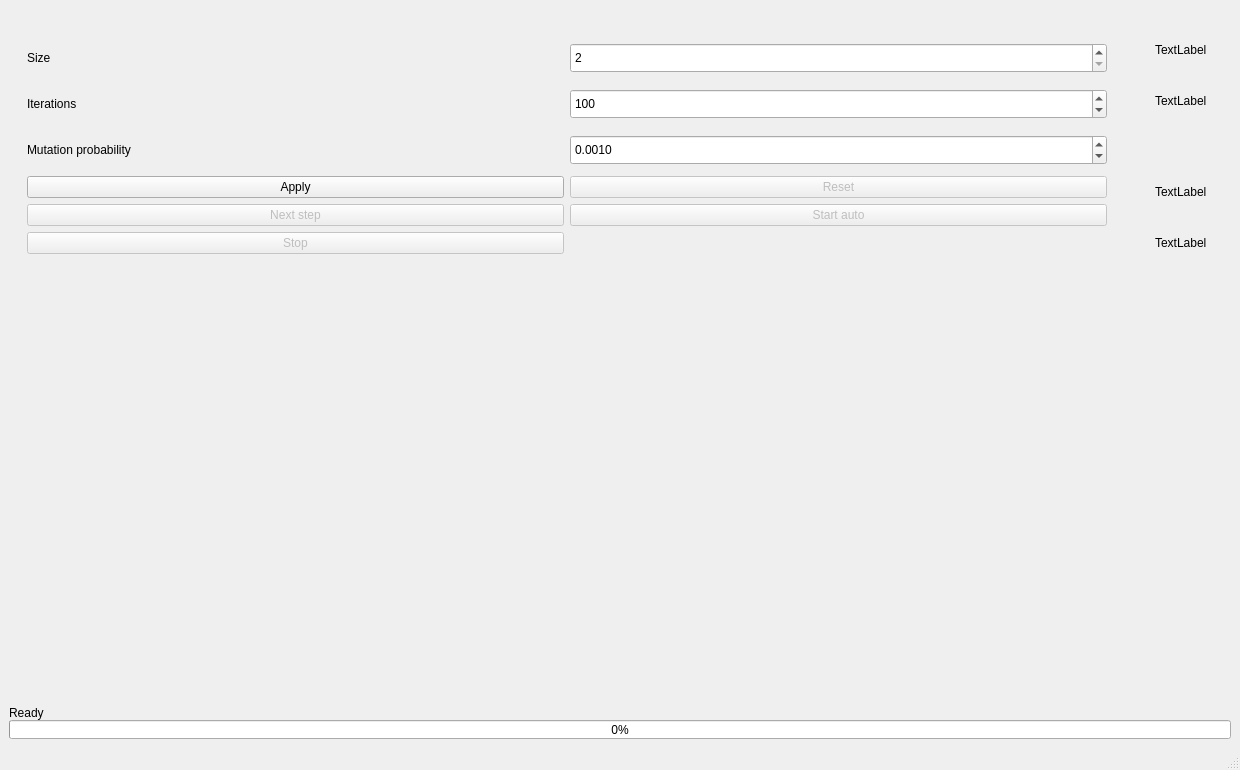
<?xml version="1.0" encoding="UTF-8"?>
<ui version="4.0">
 <class>MainWindow</class>
 <widget class="QMainWindow" name="MainWindow">
  <property name="geometry">
   <rect>
    <x>0</x>
    <y>0</y>
    <width>1240</width>
    <height>770</height>
   </rect>
  </property>
  <property name="windowTitle">
   <string>MainWindow</string>
  </property>
  <property name="tabShape">
   <enum>QTabWidget::Rounded</enum>
  </property>
  <widget class="QWidget" name="centralwidget">
   <property name="autoFillBackground">
    <bool>false</bool>
   </property>
   <layout class="QVBoxLayout" name="verticalLayout_3" stretch="40,60,0">
    <property name="spacing">
     <number>6</number>
    </property>
    <item>
     <layout class="QHBoxLayout" name="horizontalLayout">
      <item>
       <widget class="QWidget" name="widget_2" native="true">
        <layout class="QHBoxLayout" name="horizontalLayout_3">
         <item>
          <widget class="QWidget" name="widget_3" native="true">
           <layout class="QVBoxLayout" name="verticalLayout_2">
            <item>
             <layout class="QGridLayout" name="gridLayout" columnstretch="10,10" rowminimumheight="40,40,40,0,0,0">
              <item row="3" column="1">
               <widget class="QPushButton" name="reset_btn">
                <property name="enabled">
                 <bool>false</bool>
                </property>
                <property name="cursor">
                 <cursorShape>PointingHandCursor</cursorShape>
                </property>
                <property name="text">
                 <string>Reset</string>
                </property>
               </widget>
              </item>
              <item row="0" column="0">
               <widget class="QLabel" name="label">
                <property name="text">
                 <string>Size</string>
                </property>
               </widget>
              </item>
              <item row="4" column="1">
               <widget class="QPushButton" name="start_btn">
                <property name="enabled">
                 <bool>false</bool>
                </property>
                <property name="cursor">
                 <cursorShape>PointingHandCursor</cursorShape>
                </property>
                <property name="text">
                 <string>Start auto</string>
                </property>
               </widget>
              </item>
              <item row="2" column="1">
               <widget class="QDoubleSpinBox" name="mutation_prob">
                <property name="minimumSize">
                 <size>
                  <width>0</width>
                  <height>30</height>
                 </size>
                </property>
                <property name="accelerated">
                 <bool>true</bool>
                </property>
                <property name="correctionMode">
                 <enum>QAbstractSpinBox::CorrectToNearestValue</enum>
                </property>
                <property name="decimals">
                 <number>4</number>
                </property>
                <property name="maximum">
                 <double>1.000000000000000</double>
                </property>
                <property name="singleStep">
                 <double>0.001000000000000</double>
                </property>
                <property name="value">
                 <double>0.001000000000000</double>
                </property>
               </widget>
              </item>
              <item row="3" column="0">
               <widget class="QPushButton" name="apply_btn">
                <property name="cursor">
                 <cursorShape>PointingHandCursor</cursorShape>
                </property>
                <property name="text">
                 <string>Apply</string>
                </property>
               </widget>
              </item>
              <item row="2" column="0">
               <widget class="QLabel" name="label_3">
                <property name="text">
                 <string>Mutation probability</string>
                </property>
               </widget>
              </item>
              <item row="1" column="1">
               <widget class="QSpinBox" name="iterations">
                <property name="minimumSize">
                 <size>
                  <width>0</width>
                  <height>30</height>
                 </size>
                </property>
                <property name="accelerated">
                 <bool>true</bool>
                </property>
                <property name="correctionMode">
                 <enum>QAbstractSpinBox::CorrectToNearestValue</enum>
                </property>
                <property name="minimum">
                 <number>1</number>
                </property>
                <property name="maximum">
                 <number>1000</number>
                </property>
                <property name="value">
                 <number>100</number>
                </property>
               </widget>
              </item>
              <item row="4" column="0">
               <widget class="QPushButton" name="next_btn">
                <property name="enabled">
                 <bool>false</bool>
                </property>
                <property name="cursor">
                 <cursorShape>PointingHandCursor</cursorShape>
                </property>
                <property name="text">
                 <string>Next step</string>
                </property>
               </widget>
              </item>
              <item row="1" column="0">
               <widget class="QLabel" name="label_2">
                <property name="text">
                 <string>Iterations</string>
                </property>
               </widget>
              </item>
              <item row="0" column="1">
               <widget class="QSpinBox" name="size">
                <property name="sizePolicy">
                 <sizepolicy hsizetype="Minimum" vsizetype="Fixed">
                  <horstretch>0</horstretch>
                  <verstretch>0</verstretch>
                 </sizepolicy>
                </property>
                <property name="minimumSize">
                 <size>
                  <width>0</width>
                  <height>30</height>
                 </size>
                </property>
                <property name="accelerated">
                 <bool>true</bool>
                </property>
                <property name="correctionMode">
                 <enum>QAbstractSpinBox::CorrectToNearestValue</enum>
                </property>
                <property name="minimum">
                 <number>2</number>
                </property>
                <property name="maximum">
                 <number>1000</number>
                </property>
               </widget>
              </item>
              <item row="5" column="0">
               <widget class="QPushButton" name="stop_btn">
                <property name="enabled">
                 <bool>false</bool>
                </property>
                <property name="cursor">
                 <cursorShape>PointingHandCursor</cursorShape>
                </property>
                <property name="text">
                 <string>Stop</string>
                </property>
               </widget>
              </item>
             </layout>
            </item>
           </layout>
          </widget>
         </item>
         <item>
          <widget class="QWidget" name="widget" native="true">
           <layout class="QVBoxLayout" name="verticalLayout"/>
          </widget>
         </item>
         <item>
          <widget class="QWidget" name="widget_5" native="true">
           <layout class="QVBoxLayout" name="verticalLayout_5">
            <item>
             <widget class="QLabel" name="label_4">
              <property name="text">
               <string>TextLabel</string>
              </property>
             </widget>
            </item>
            <item>
             <widget class="QLabel" name="label_5">
              <property name="text">
               <string>TextLabel</string>
              </property>
             </widget>
            </item>
            <item>
             <spacer name="verticalSpacer">
              <property name="orientation">
               <enum>Qt::Vertical</enum>
              </property>
              <property name="sizeType">
               <enum>QSizePolicy::Fixed</enum>
              </property>
              <property name="sizeHint" stdset="0">
               <size>
                <width>20</width>
                <height>40</height>
               </size>
              </property>
             </spacer>
            </item>
            <item>
             <widget class="QLabel" name="label_6">
              <property name="text">
               <string>TextLabel</string>
              </property>
             </widget>
            </item>
            <item>
             <widget class="QLabel" name="label_7">
              <property name="text">
               <string>TextLabel</string>
              </property>
             </widget>
            </item>
           </layout>
          </widget>
         </item>
        </layout>
       </widget>
      </item>
      <item>
       <widget class="QWidget" name="top_frame" native="true"/>
      </item>
     </layout>
    </item>
    <item>
     <layout class="QHBoxLayout" name="horizontalLayout_2">
      <item>
       <widget class="QWidget" name="left_frame" native="true"/>
      </item>
      <item>
       <widget class="QWidget" name="right_frame" native="true"/>
      </item>
     </layout>
    </item>
    <item>
     <layout class="QVBoxLayout" name="verticalLayout_4">
      <property name="spacing">
       <number>0</number>
      </property>
      <item>
       <widget class="QLabel" name="progress_bar_text">
        <property name="text">
         <string>Ready</string>
        </property>
       </widget>
      </item>
      <item>
       <widget class="QWidget" name="widget_4" native="true">
        <property name="sizePolicy">
         <sizepolicy hsizetype="Preferred" vsizetype="Fixed">
          <horstretch>0</horstretch>
          <verstretch>0</verstretch>
         </sizepolicy>
        </property>
        <property name="minimumSize">
         <size>
          <width>0</width>
          <height>12</height>
         </size>
        </property>
        <property name="maximumSize">
         <size>
          <width>16777215</width>
          <height>19</height>
         </size>
        </property>
        <property name="styleSheet">
         <string notr="true"/>
        </property>
        <layout class="QVBoxLayout" name="verticalLayout_6">
         <property name="spacing">
          <number>0</number>
         </property>
         <property name="margin">
          <number>0</number>
         </property>
         <item>
          <widget class="QProgressBar" name="progressBar">
           <property name="sizePolicy">
            <sizepolicy hsizetype="Expanding" vsizetype="Maximum">
             <horstretch>0</horstretch>
             <verstretch>0</verstretch>
            </sizepolicy>
           </property>
           <property name="maximumSize">
            <size>
             <width>16777215</width>
             <height>19</height>
            </size>
           </property>
           <property name="styleSheet">
            <string notr="true"/>
           </property>
           <property name="value">
            <number>0</number>
           </property>
           <property name="alignment">
            <set>Qt::AlignLeading|Qt::AlignLeft|Qt::AlignTop</set>
           </property>
           <property name="textVisible">
            <bool>true</bool>
           </property>
           <property name="textDirection">
            <enum>QProgressBar::BottomToTop</enum>
           </property>
          </widget>
         </item>
        </layout>
        <zorder>progressBar</zorder>
        <zorder>progressBar</zorder>
       </widget>
      </item>
     </layout>
    </item>
   </layout>
  </widget>
  <widget class="QMenuBar" name="menubar">
   <property name="geometry">
    <rect>
     <x>0</x>
     <y>0</y>
     <width>1240</width>
     <height>21</height>
    </rect>
   </property>
  </widget>
  <widget class="QStatusBar" name="statusbar"/>
 </widget>
 <resources/>
 <connections/>
</ui>
